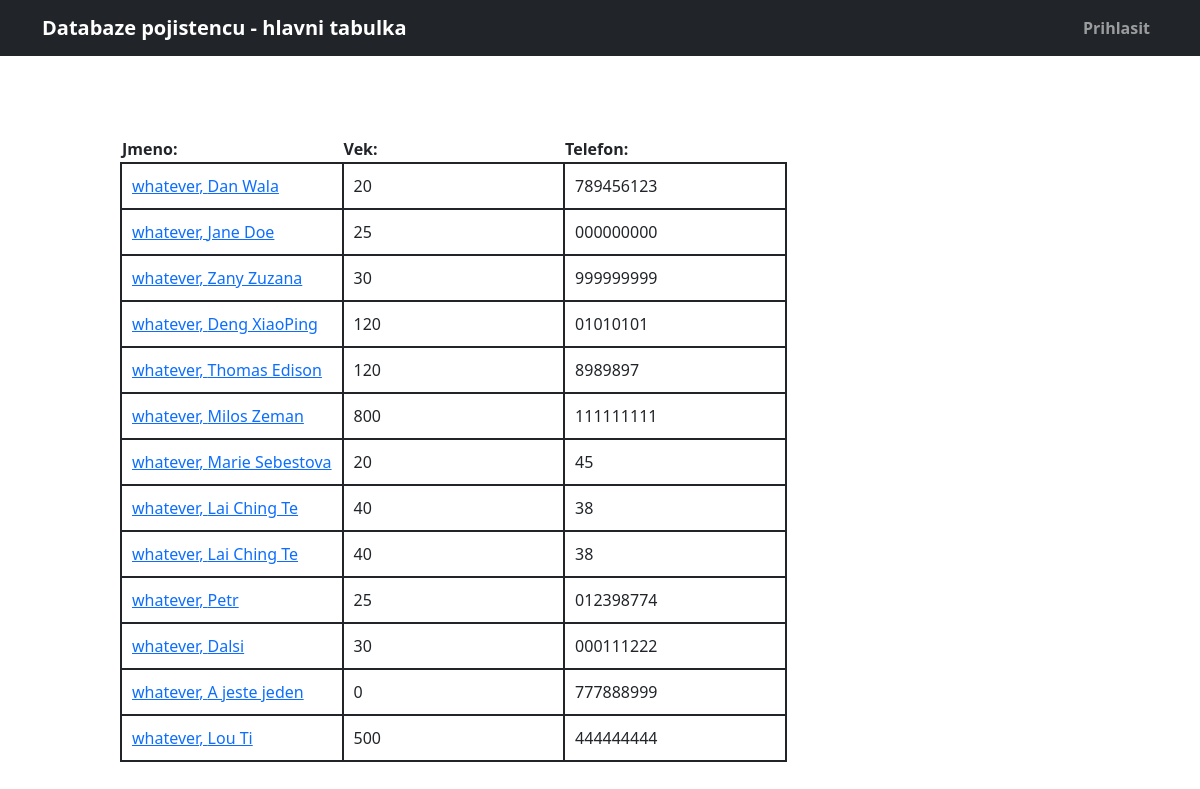
Page /insurance_database/main_table/ on the earlier database version.
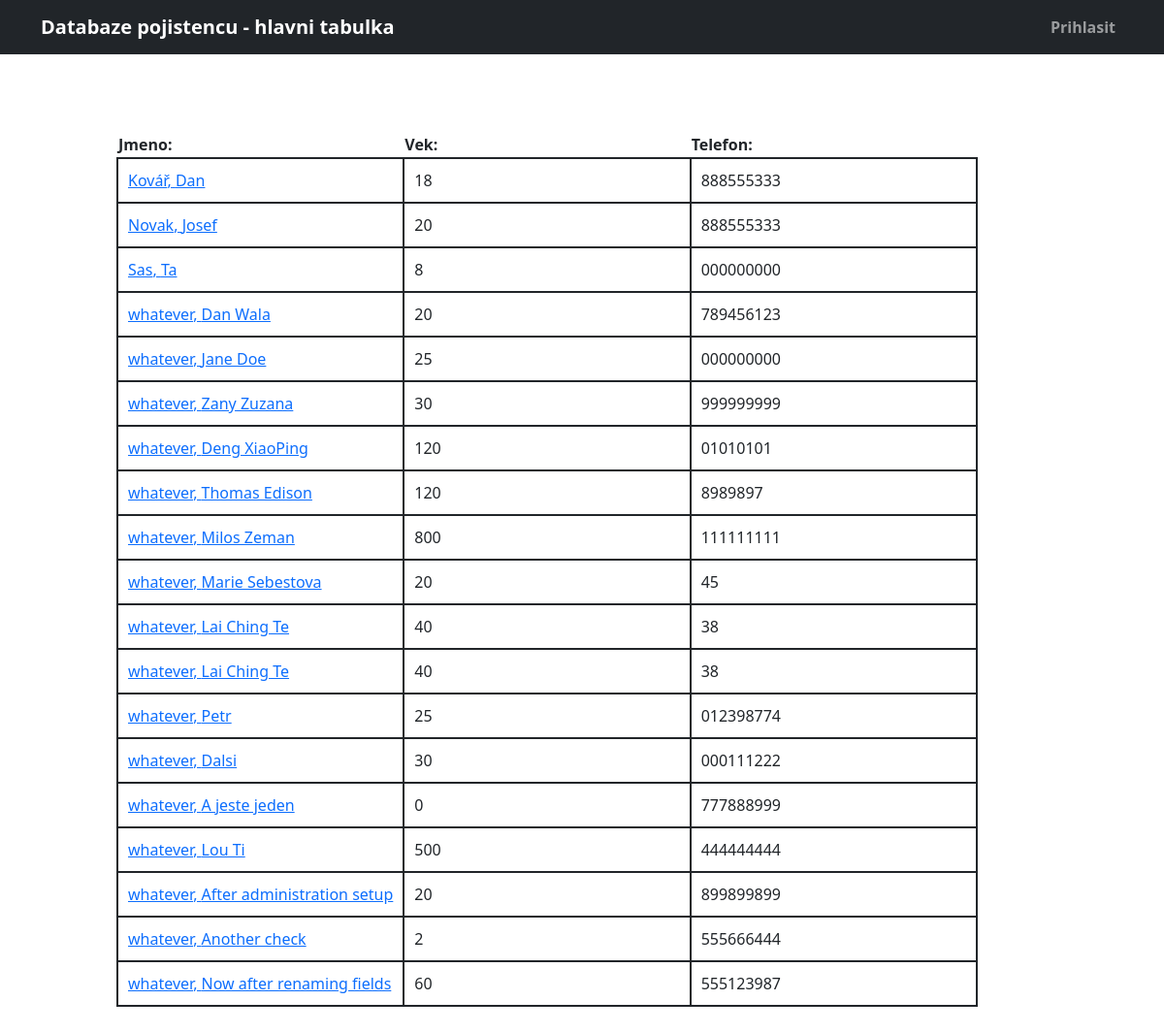
Same page on the later database version.
### insurance_database/models.py (models this page shows, shortened)
class Customer(models.Model):
  given_name = models.CharField(max_length=200)
  surname = models.CharField(max_length=200)
  age = models.IntegerField()
  contact = models.CharField(max_length=20)

### insurance_database/views.py (the view)
# urls.py: path("main_table/", views.MainTable.as_view(), name="main_table"),
class MainTable(generic.ListView):
  template_name = "insurance_database/main_table.html"
  context_object_name = "customers"
  def get_queryset(self):
    return Customer.objects.all().order_by("surname")

### insurance_database/templates/insurance_database/main_table.html (shortened to what this page needs)
{% extends "base.html" %}
{% block header %}
<header>
    <nav class="upper_nav">
        <div class="flex_box">
            <nav class="navbar navbar-expand-lg navbar-dark bg-dark">
                <div class="container">
                    <a class="navbar-brand">Databaze pojistencu - hlavni tabulka</a>
                    <div class="collapse navbar-collapse" id="navbarSupportedContent">
                        <ul class="navbar-nav ms-auto mb-2 mb-lg-0">
                            {% if not user.is_authenticated %}
                            <li class="nav-item"><a class="nav-link" href="{% url 'login' %}">Prihlasit</a></li>
                            {% endif %}
                                </ul>
                    </div>
                </div>
            </nav>
        </div>
    </nav>
</header>
{% endblock %}
{% block content %}
<table>
    <thead>
        <tr>
            <th>
                Jmeno:
            </th>
            <th>
                Vek:
            </th>
            <th>
                Telefon:
            </th>
        </tr>
    </thead>
        {% for customer in customers %}
        <tr>
            <td class="cell">
           <a href="{% url 'customer_detail' customer.id %}"> {{ customer.surname }}, {{ customer.given_name }} </a>
                </td>
            <td class="cell">
            {{ customer.age }} </td>
            <td class="cell">
            {{ customer.contact }} <td>
        </tr>
        {% endfor %}
</table>
{% endblock %}

### insurance_database/templates/base.html (shortened to what this page needs)
<!DOCTYPE html>
<html lang="cs">
<head>
    {% load static %}
    <link rel="stylesheet" href="{% static 'css/style2.css' %}" type="text/css">
    <link rel="stylesheet" href="{% static 'css/bootstrap.min.css' %}" type = "text/css"/>
</head>
<body>
    {% block header %}
    {% endblock %}
    <div class="content">
    {% block content %}
    {% endblock %}
</body>
</html>

### insurance_database/static/css/style2.css (style rules this page uses)
.upper_nav { font:black; font-weight:bold; }
table { justify-content: center; }
.content { width: 80%; margin: auto; margin-top: 80px; margin-bottom: 80px; }
.cell { border: 2px solid ; width: 33%; padding: 10px; vertical-align: top; }

Differences in the rows shown:
added Customer: surname "Kovář", given_name "Dan", age "18", contact "888555333"
added Customer: surname "Novak", given_name "Josef", age "20", contact "888555333"
added Customer: surname "Sas", given_name "Ta", age "8", contact "000000000"
added Customer: surname "whatever", given_name "After administration setup", age "20", contact "899899899"
added Customer: surname "whatever", given_name "Another check", age "2", contact "555666444"
added Customer: surname "whatever", given_name "Now after renaming fields", age "60", contact "555123987"
